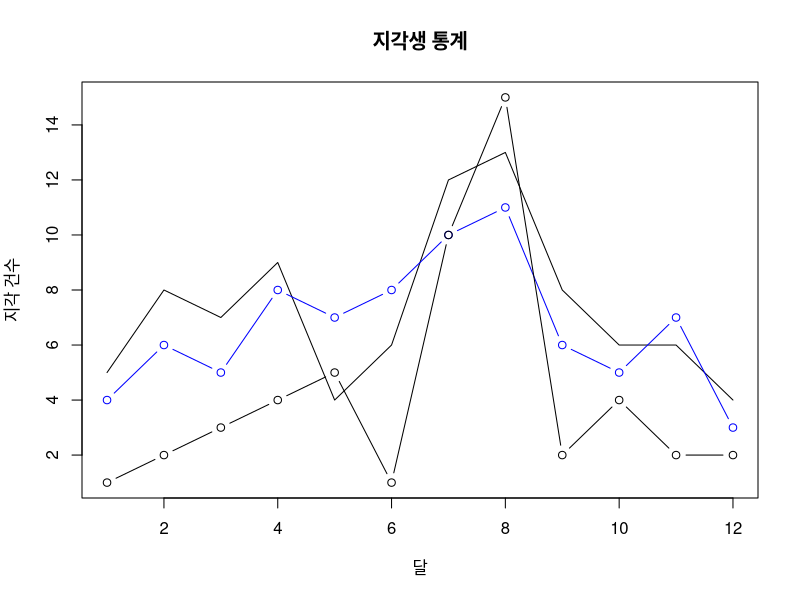
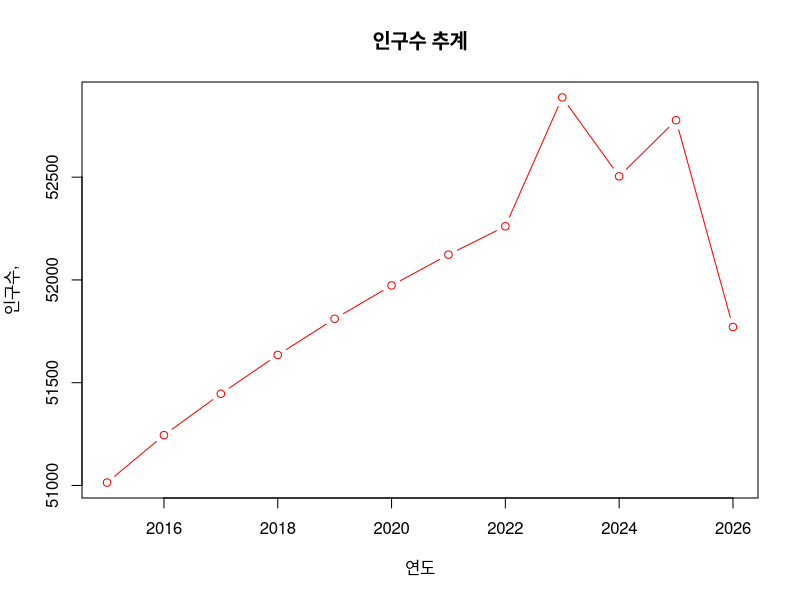

These charts were generated, in order, by the following R code:
month<-c(1:12)
late<-c(5,8,7,9,4,6,12,13,8,6,6,4)
late2<-c(4,6,5,8,7,8,10,11,6,5,7,3)
late3<-c(1,2,3,4,5,1,10,15,2,4,2,2)
length(late)

plot(
  x=month,
  y=late,
  type="l",
  main="지각생 통계",
  lty = 1,
  lwd = 1,
  xlab = "달",
  ylab = "지각 건수",
  ylim = c(1,15)
)
lines(
  x=month,
  y=late2,
  type = "b",
  col = "blue"
)
lines(
  x=month,
  y=late3,
  type = "b",
  col = "black"
)

year<-c(2015:2026)
pop<-c(51014,51245,51446,51635,51811,51973,52123,52261,52888,52504,52777,51771)

plot(
  x = year,
  y = pop,
  main = "인구수 추계",
  type = "b",
  col = "red",
  xlab = "연도",
  ylab = "인구수,"
)
